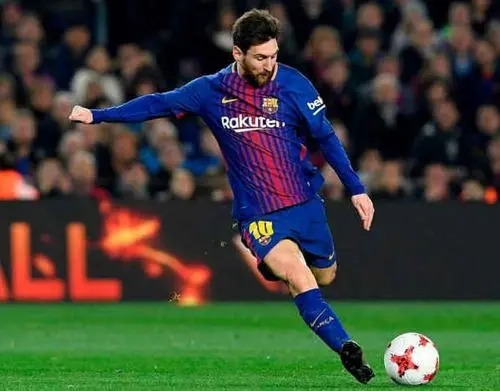
#> input picture 147+孙晓亮+天津/week2/meixi.jpg, 500 x 391 px
$ python week2_code.py
#> lines starting #> are read from the running program, lines starting #| are printed output that depends on the picture; after the words box and inside, x2 and y2 are one past the last pixel; in counts of white or black regions, pixels touching at a corner belong together
import cv2 as cv
import numpy as np

image = cv.imread('meixi.jpg')
#> image is the input picture: shape (391, 500, 3); mean B, G, R 53.3, 64.9, 59.2
image_rgb = cv.cvtColor(image, cv.COLOR_RGB2BGR)


# 实现灰度化
def rgb_to_gray(image):
    h, w = image.shape[0], image.shape[1]
#> h = 391; w = 500
    image_gray = np.zeros((h, w), dtype=np.uint8)
    for i in range(h):
        for j in range(w):
            image_gray[i, j] = int(image[i, j, 0]*0.3 + image[i, j, 1]*0.59 + image[i, j, 2]*0.11)
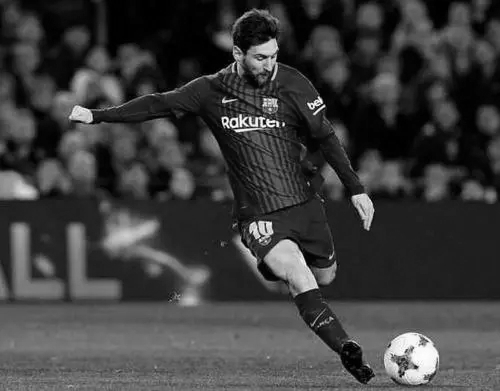
#> image_gray: shape (391, 500); min 0, max 254, mean 61.5
    return image_gray


def gray_to_binary(image):
    h, w = image.shape[0], image.shape[1]
#> h = 391; w = 500
    image_binary = np.zeros((h, w), dtype=np.uint8)
    for i in range(h):
        for j in range(w):
            if image[i, j]/255.0 > 0.5:
                image_binary[i, j] = 255  # 为了方便显示，将1改为255.
            else:
                image_binary[i, j] = 0
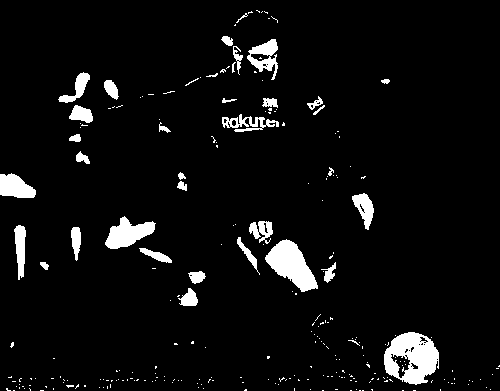
#> image_binary: shape (391, 500); 5.5% white; 260 white regions (224 under 20 px), largest, box (x1, y1, x2, y2) and area: (384, 332, 439, 385) 1906, (265, 239, 318, 292) 1470, (105, 216, 156, 249) 919
    return image_binary


image_gray = rgb_to_gray(image_rgb)
image_binary = gray_to_binary(image_gray)
cv.imshow('image_original', image)
cv.imshow('image_gray', image_gray)
cv.imshow('image_binary', image_binary)
cv.waitKey(0)
